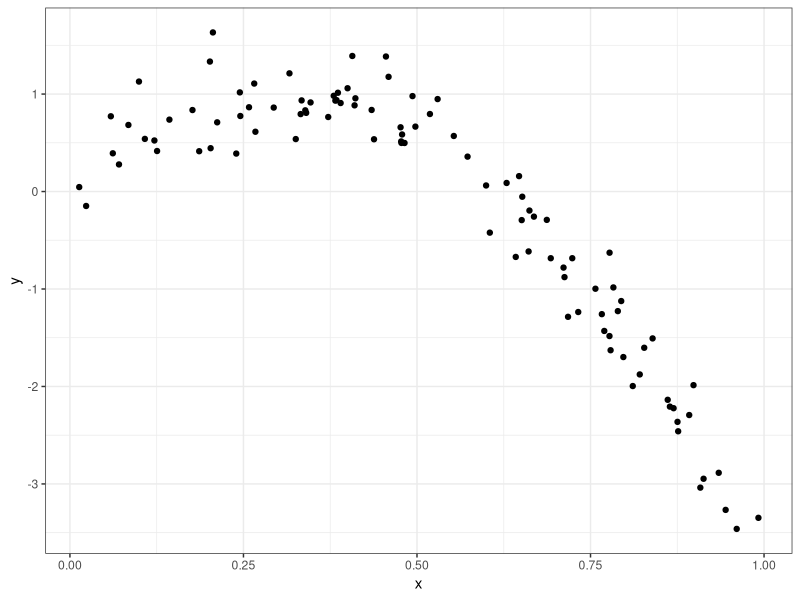
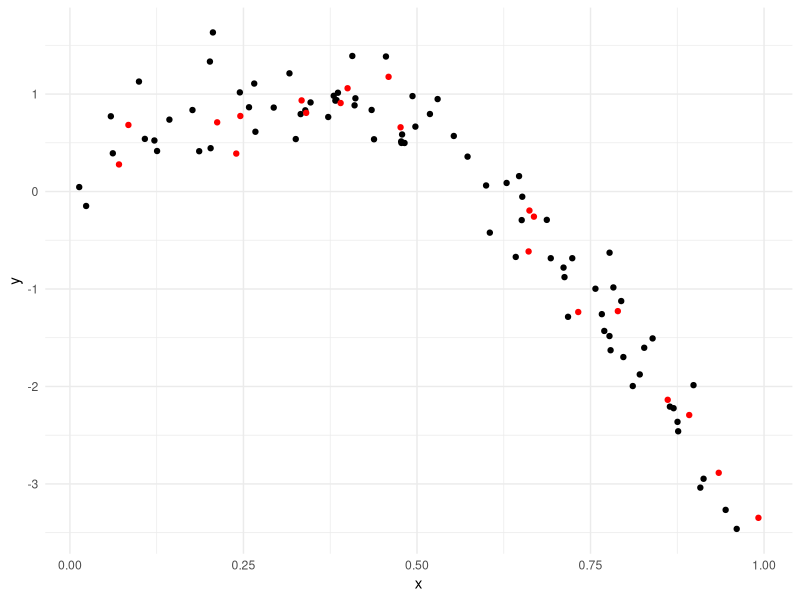
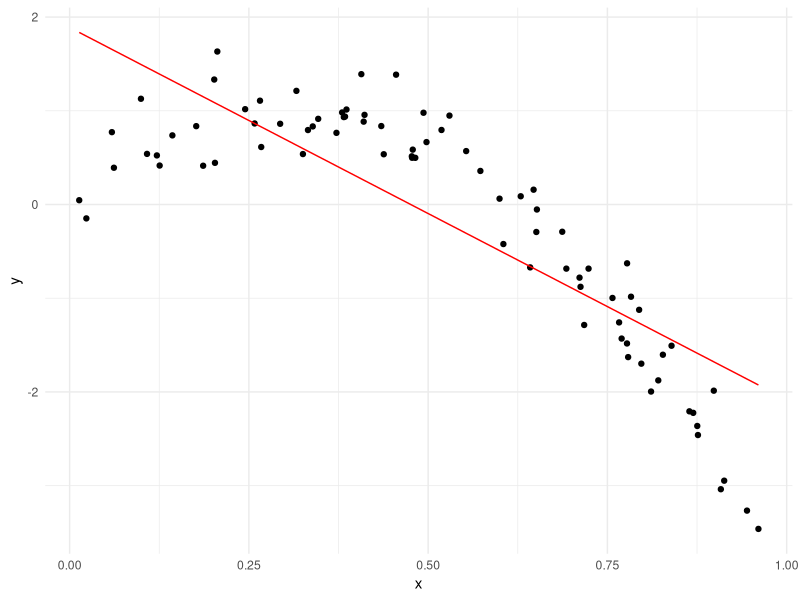
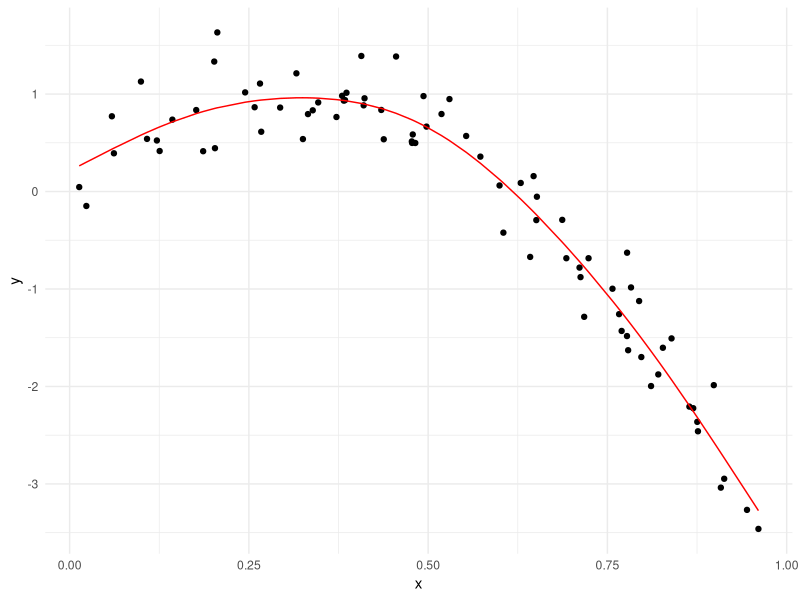
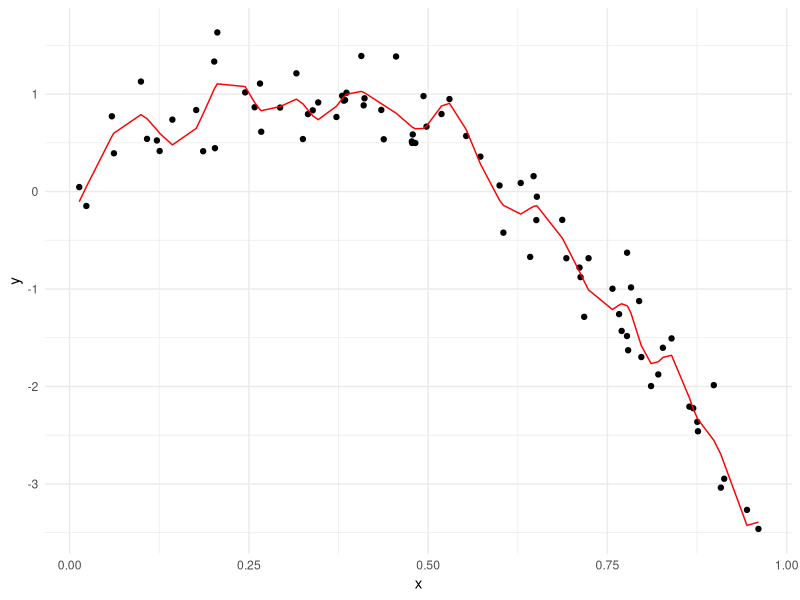
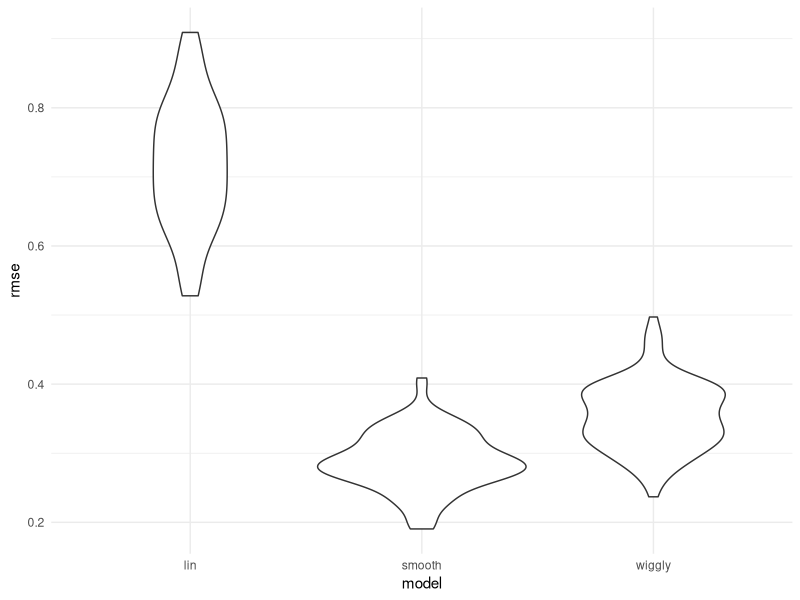

Write the R code that produced these figures, in order.
## ---- chunk 1
library(tidyverse)
library(modelr)
library(mgcv)

knitr::opts_chunk$set(
	echo = TRUE,
	warning = FALSE,
	fig.width = 8, 
  fig.height = 6,
  out.width = "90%"
)
options(
  ggplot2.continuous.colour = "viridis",
  ggplot2.continuous.fill = "viridis"
)
scale_colour_discrete = scale_colour_viridis_d
scale_fill_discrete = scale_fill_viridis_d
theme_set(theme_minimal() + theme(legend.position = "bottom"))

set.seed(1)
## ---- chunk 2
nonlin_df = 
  tibble(
    id = 1:100,
    x = runif(100, 0, 1),
    y = 1 - 10 * (x - .3) ^ 2 + rnorm(100, 0, .3)
  )

nonlin_df %>% 
  ggplot(aes(x = x, y = y)) + 
  geom_point() + theme_bw()
## ---- chunk 3
train_df = sample_frac(nonlin_df, .8)
test_df = anti_join(nonlin_df, train_df, by = "id")

ggplot(train_df, aes(x = x, y = y)) + 
  geom_point() + 
  geom_point(data = test_df, color = "red")
## ---- chunk 4
linear_mod = lm(y ~ x, data = train_df)
smooth_mod = mgcv::gam(y ~ s(x), data = train_df)
wiggly_mod = mgcv::gam(y ~ s(x, k = 30), sp = 10e-6, data = train_df)
## ---- chunk 5
train_df %>% 
  add_predictions(linear_mod) %>% 
  ggplot(aes(x = x, y = y)) +
  geom_point() + 
  geom_line(aes(y = pred), color = "red")
# This curve is too simple

train_df %>% 
  add_predictions(smooth_mod) %>% 
  ggplot(aes(x = x, y = y)) +
  geom_point() + 
  geom_line(aes(y = pred), color = "red")
# This seems great!

train_df %>% 
  add_predictions(wiggly_mod) %>% 
  ggplot(aes(x = x, y = y)) +
  geom_point() + 
  geom_line(aes(y = pred), color = "red")
# This curve is not that bad, but definitely too much. 
## ---- chunk 6
rmse(linear_mod, test_df)

rmse(smooth_mod, test_df)

rmse(wiggly_mod, test_df)
## ---- chunk 7
cv_df = 
  crossv_mc(nonlin_df, 100)
## ---- chunk 8
cv_df %>% pull(train) %>% .[[1]] %>% as_tibble
## ---- chunk 9
cv_df =
  cv_df %>% 
  mutate(
    train = map(train, as_tibble),
    test = map(test, as_tibble))
## ---- chunk 10
cv_results = 
  cv_df %>% 
  mutate(
    linear_mods = map(.x = train, ~lm(y ~ x, data = .x)),
    smooth_mods = map(.x = train, ~gam(y ~ s(x), data = .x)),
    wiggly_mod  = map(train, ~gam(y ~ s(x, k = 30), sp = 10e-6, data = .x)),
    rmse_lin = map2_dbl(.x = linear_mods, .y = test, ~rmse(.x, .y)),
    rmse_smooth = map2_dbl(.x = smooth_mods, .y = test, ~rmse(.x, .y)),
    rmse_wiggly = map2_dbl(wiggly_mod, test, ~rmse(model = .x, data = .y))
  )
## ---- chunk 11
cv_results %>% 
  select(starts_with("rmse")) %>% 
  pivot_longer(
    everything(),
    names_to = "model", 
    values_to = "rmse",
    names_prefix = "rmse_") %>% 
  mutate(model = fct_inorder(model)) %>% 
  ggplot(aes(x = model, y = rmse)) + geom_violin()
